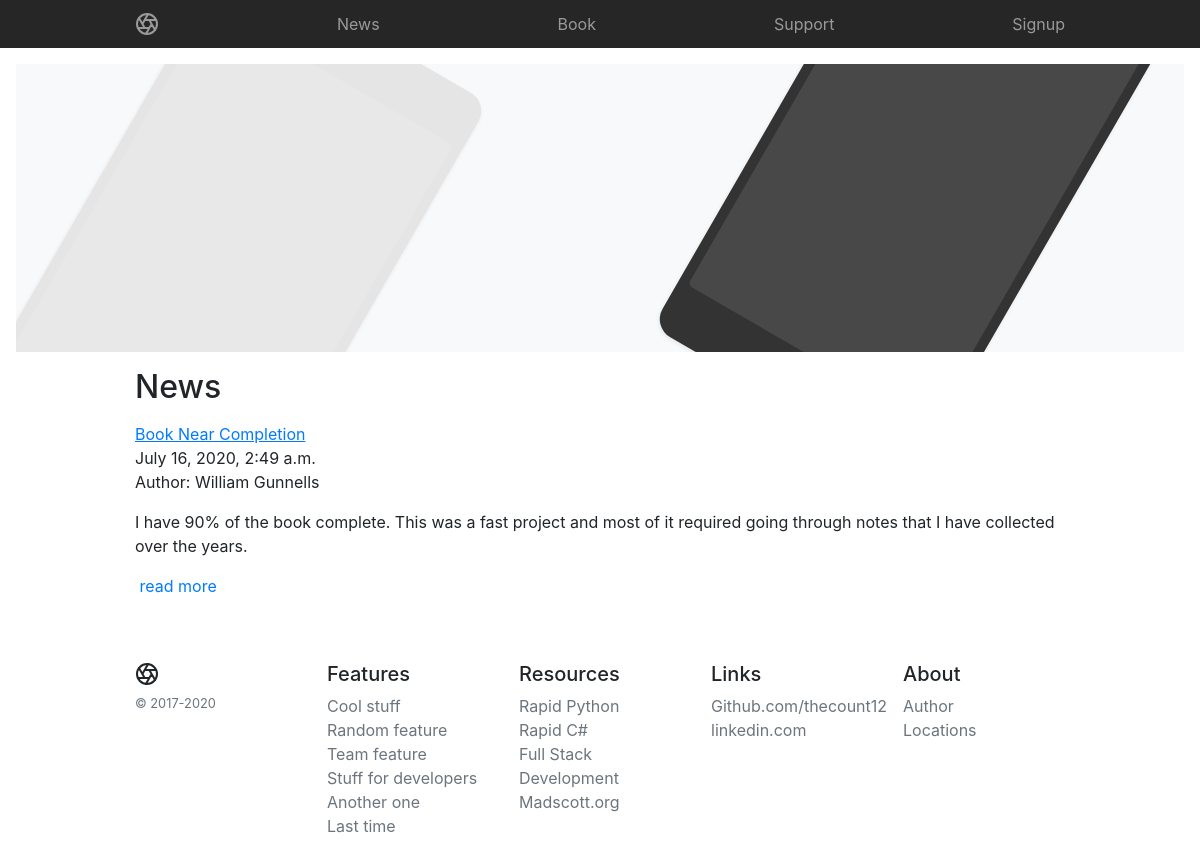
Screenshot of /blog/ with the database file from the repository.
### blog/models.py (models this page shows, shortened)
class Post(models.Model):
    title = models.CharField(max_length=60)
    body = models.TextField()
    created = models.DateTimeField(auto_now_add=True)
    publishdate = models.DateTimeField(auto_now=False, auto_now_add=False, null=True, blank=True)
    author = models.CharField(default='author', max_length=60)
    slug = models.CharField(default='author', max_length=60)

### blog/views.py (the view)
class PostListView(ListView):
    model=Post
    paginate_by=3
    queryset=Post.objects.order_by('-created')

### blog/templates/blog/post_list.html (shortened to what this page needs)
{% extends 'basenews.html' %}
{% block content %}
<h2>News</h2>
{% for bpost in object_list %}
<p><a href="/blog{{ bpost.id }}/"><u>{{  bpost.title }}</u></a>
<br>{{ bpost.created }}
<br>Author: {{ bpost.author }}
<br>{{ bpost.body|safe|truncatechars:250 }}
&nbsp;<a href="/blog/{{ bpost.id }}/">read more</a></p>
{% empty %}
        <li>No articles yet.</li>
{% endfor %}
{% endblock %}

### rows the page displays
Post: title "Book Near Completion", created "July 16, 2020, 2:49 a.m.", author "William Gunnells", body "I have 90% of the book complete. This was a fast project and most of it required going through notes that I have collected over the years."
